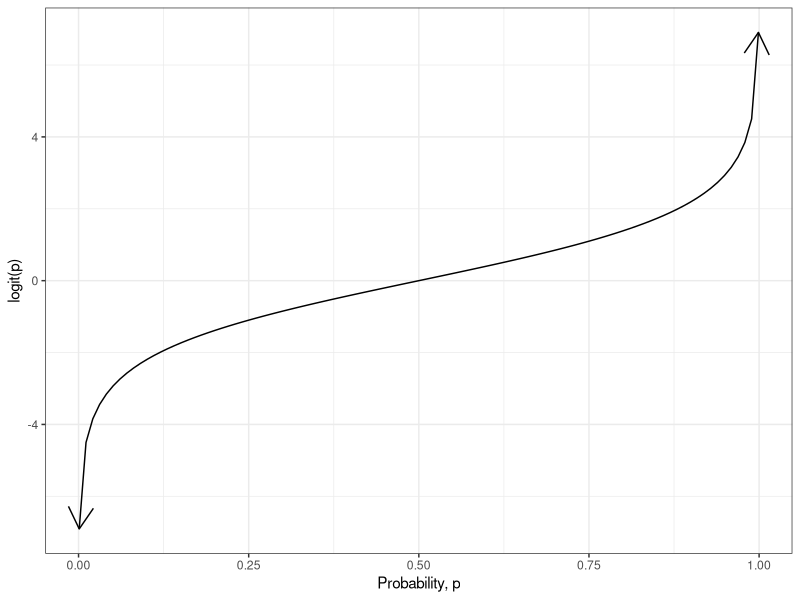

Reproduce this figure in R.
## ---- chunk 1
#| code-fold: true

odds <- function(pi) pi / (1 - pi)

logit <- function(p) log(odds(p))

library(ggplot2)
logit_plot <-
  ggplot() +
  geom_function(
    fun = logit,
    arrow = arrow(ends = "both")
  ) +
  xlim(.001, .999) +
  ylab("logit(p)") +
  xlab("Probability, p") +
  theme_bw()
print(logit_plot)
